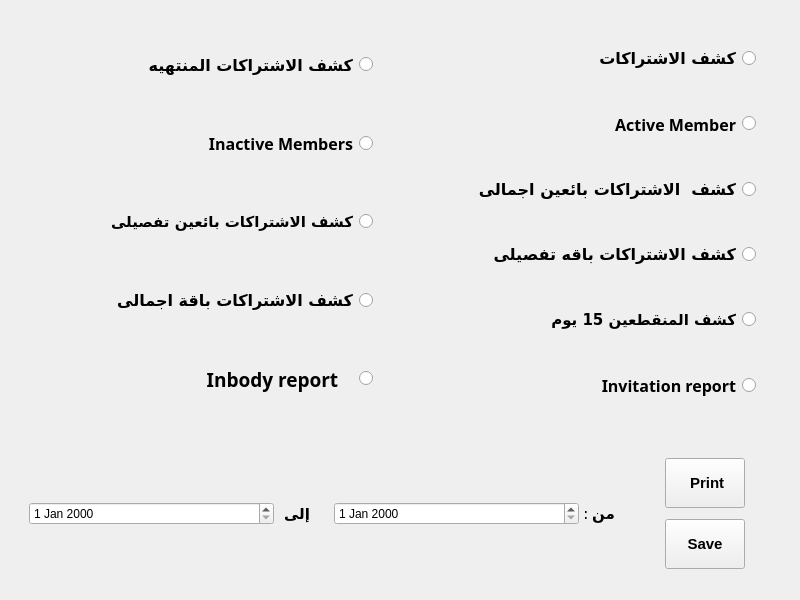
<?xml version="1.0" encoding="UTF-8"?>
<ui version="4.0">
 <class>sheets</class>
 <widget class="QWidget" name="sheets">
  <property name="geometry">
   <rect>
    <x>0</x>
    <y>0</y>
    <width>800</width>
    <height>600</height>
   </rect>
  </property>
  <property name="minimumSize">
   <size>
    <width>800</width>
    <height>600</height>
   </size>
  </property>
  <property name="maximumSize">
   <size>
    <width>800</width>
    <height>600</height>
   </size>
  </property>
  <property name="windowTitle">
   <string>Form</string>
  </property>
  <layout class="QVBoxLayout" name="verticalLayout">
   <item>
    <widget class="QWidget" name="widget" native="true">
     <layout class="QHBoxLayout" name="horizontalLayout">
      <item>
       <widget class="QWidget" name="widget_3" native="true">
        <layout class="QVBoxLayout" name="verticalLayout_2">
         <item>
          <widget class="QWidget" name="widget_5" native="true">
           <layout class="QHBoxLayout" name="horizontalLayout_2">
            <item>
             <widget class="QLabel" name="label">
              <property name="font">
               <font>
                <family>Sitka Small</family>
                <pointsize>12</pointsize>
                <bold>true</bold>
               </font>
              </property>
              <property name="text">
               <string>كشف الاشتراكات المنتهيه</string>
              </property>
             </widget>
            </item>
            <item>
             <widget class="QRadioButton" name="r7">
              <property name="minimumSize">
               <size>
                <width>19</width>
                <height>0</height>
               </size>
              </property>
              <property name="maximumSize">
               <size>
                <width>20</width>
                <height>16777215</height>
               </size>
              </property>
              <property name="text">
               <string/>
              </property>
             </widget>
            </item>
           </layout>
          </widget>
         </item>
         <item>
          <widget class="QWidget" name="widget_6" native="true">
           <layout class="QHBoxLayout" name="horizontalLayout_3">
            <item>
             <widget class="QLabel" name="label_2">
              <property name="font">
               <font>
                <family>Sitka Small</family>
                <pointsize>12</pointsize>
                <bold>true</bold>
               </font>
              </property>
              <property name="layoutDirection">
               <enum>Qt::LeftToRight</enum>
              </property>
              <property name="text">
               <string>Inactive Members</string>
              </property>
              <property name="alignment">
               <set>Qt::AlignRight|Qt::AlignTrailing|Qt::AlignVCenter</set>
              </property>
             </widget>
            </item>
            <item>
             <widget class="QRadioButton" name="r8">
              <property name="minimumSize">
               <size>
                <width>20</width>
                <height>0</height>
               </size>
              </property>
              <property name="maximumSize">
               <size>
                <width>20</width>
                <height>16777215</height>
               </size>
              </property>
              <property name="text">
               <string/>
              </property>
             </widget>
            </item>
           </layout>
          </widget>
         </item>
         <item>
          <widget class="QWidget" name="widget_7" native="true">
           <layout class="QHBoxLayout" name="horizontalLayout_4">
            <item>
             <widget class="QLabel" name="label_3">
              <property name="font">
               <font>
                <family>Sitka Small</family>
                <pointsize>11</pointsize>
                <bold>true</bold>
               </font>
              </property>
              <property name="text">
               <string>كشف الاشتراكات بائعين تفصيلى</string>
              </property>
             </widget>
            </item>
            <item>
             <widget class="QRadioButton" name="r9">
              <property name="minimumSize">
               <size>
                <width>20</width>
                <height>0</height>
               </size>
              </property>
              <property name="maximumSize">
               <size>
                <width>20</width>
                <height>16777215</height>
               </size>
              </property>
              <property name="text">
               <string/>
              </property>
             </widget>
            </item>
           </layout>
          </widget>
         </item>
         <item>
          <widget class="QWidget" name="widget_8" native="true">
           <layout class="QHBoxLayout" name="horizontalLayout_5">
            <item>
             <widget class="QLabel" name="label_4">
              <property name="font">
               <font>
                <family>Sitka Small</family>
                <pointsize>12</pointsize>
                <bold>true</bold>
               </font>
              </property>
              <property name="text">
               <string>كشف الاشتراكات باقة اجمالى</string>
              </property>
             </widget>
            </item>
            <item>
             <widget class="QRadioButton" name="r10">
              <property name="minimumSize">
               <size>
                <width>20</width>
                <height>0</height>
               </size>
              </property>
              <property name="maximumSize">
               <size>
                <width>20</width>
                <height>16777215</height>
               </size>
              </property>
              <property name="text">
               <string/>
              </property>
             </widget>
            </item>
           </layout>
          </widget>
         </item>
         <item>
          <widget class="QWidget" name="widget_9" native="true">
           <layout class="QHBoxLayout" name="horizontalLayout_6">
            <item>
             <widget class="QLabel" name="label_5">
              <property name="font">
               <font>
                <family>Sitka Small</family>
                <pointsize>14</pointsize>
                <bold>true</bold>
               </font>
              </property>
              <property name="styleSheet">
               <string notr="true">QLabel { 
	text-align:right;
}  </string>
              </property>
              <property name="text">
               <string>Inbody report   </string>
              </property>
              <property name="alignment">
               <set>Qt::AlignRight|Qt::AlignTrailing|Qt::AlignVCenter</set>
              </property>
             </widget>
            </item>
            <item>
             <widget class="QRadioButton" name="r11">
              <property name="minimumSize">
               <size>
                <width>20</width>
                <height>0</height>
               </size>
              </property>
              <property name="maximumSize">
               <size>
                <width>20</width>
                <height>16777215</height>
               </size>
              </property>
              <property name="text">
               <string/>
              </property>
             </widget>
            </item>
           </layout>
          </widget>
         </item>
        </layout>
       </widget>
      </item>
      <item>
       <widget class="QWidget" name="widget_4" native="true">
        <layout class="QVBoxLayout" name="verticalLayout_3">
         <item>
          <widget class="QWidget" name="widget_10" native="true">
           <layout class="QHBoxLayout" name="horizontalLayout_12">
            <item>
             <widget class="QLabel" name="label_11">
              <property name="font">
               <font>
                <family>Sitka Small</family>
                <pointsize>12</pointsize>
                <bold>true</bold>
               </font>
              </property>
              <property name="text">
               <string>كشف الاشتراكات</string>
              </property>
             </widget>
            </item>
            <item>
             <widget class="QRadioButton" name="r1">
              <property name="minimumSize">
               <size>
                <width>20</width>
                <height>0</height>
               </size>
              </property>
              <property name="maximumSize">
               <size>
                <width>20</width>
                <height>16777215</height>
               </size>
              </property>
              <property name="text">
               <string/>
              </property>
             </widget>
            </item>
           </layout>
          </widget>
         </item>
         <item>
          <widget class="QWidget" name="widget_11" native="true">
           <property name="font">
            <font>
             <pointsize>11</pointsize>
             <bold>true</bold>
            </font>
           </property>
           <layout class="QHBoxLayout" name="horizontalLayout_11">
            <item>
             <widget class="QLabel" name="label_10">
              <property name="font">
               <font>
                <family>Sitka Small</family>
                <pointsize>12</pointsize>
                <bold>true</bold>
               </font>
              </property>
              <property name="text">
               <string>Active Member</string>
              </property>
              <property name="alignment">
               <set>Qt::AlignRight|Qt::AlignTrailing|Qt::AlignVCenter</set>
              </property>
             </widget>
            </item>
            <item>
             <widget class="QRadioButton" name="r2">
              <property name="minimumSize">
               <size>
                <width>20</width>
                <height>0</height>
               </size>
              </property>
              <property name="maximumSize">
               <size>
                <width>20</width>
                <height>16777215</height>
               </size>
              </property>
              <property name="text">
               <string/>
              </property>
             </widget>
            </item>
           </layout>
          </widget>
         </item>
         <item>
          <widget class="QWidget" name="widget_12" native="true">
           <layout class="QHBoxLayout" name="horizontalLayout_10">
            <item>
             <widget class="QLabel" name="label_9">
              <property name="font">
               <font>
                <family>Sitka Small</family>
                <pointsize>12</pointsize>
                <bold>true</bold>
               </font>
              </property>
              <property name="text">
               <string>كشف  الاشتراكات بائعين اجمالى</string>
              </property>
             </widget>
            </item>
            <item>
             <widget class="QRadioButton" name="r3">
              <property name="minimumSize">
               <size>
                <width>20</width>
                <height>0</height>
               </size>
              </property>
              <property name="maximumSize">
               <size>
                <width>20</width>
                <height>16777215</height>
               </size>
              </property>
              <property name="text">
               <string/>
              </property>
             </widget>
            </item>
           </layout>
          </widget>
         </item>
         <item>
          <widget class="QWidget" name="widget_13" native="true">
           <layout class="QHBoxLayout" name="horizontalLayout_9">
            <item>
             <widget class="QLabel" name="label_8">
              <property name="font">
               <font>
                <family>Sitka Small</family>
                <pointsize>12</pointsize>
                <bold>true</bold>
               </font>
              </property>
              <property name="text">
               <string>كشف الاشتراكات باقه تفصيلى</string>
              </property>
             </widget>
            </item>
            <item>
             <widget class="QRadioButton" name="r4">
              <property name="minimumSize">
               <size>
                <width>20</width>
                <height>0</height>
               </size>
              </property>
              <property name="maximumSize">
               <size>
                <width>20</width>
                <height>16777215</height>
               </size>
              </property>
              <property name="text">
               <string/>
              </property>
             </widget>
            </item>
           </layout>
          </widget>
         </item>
         <item>
          <widget class="QWidget" name="widget_14" native="true">
           <property name="font">
            <font>
             <family>Sitka Small</family>
             <pointsize>12</pointsize>
            </font>
           </property>
           <layout class="QHBoxLayout" name="horizontalLayout_8">
            <item>
             <widget class="QLabel" name="label_7">
              <property name="font">
               <font>
                <family>Sitka Small</family>
                <pointsize>11</pointsize>
                <bold>true</bold>
               </font>
              </property>
              <property name="text">
               <string>كشف المنقطعين 15 يوم</string>
              </property>
             </widget>
            </item>
            <item>
             <widget class="QRadioButton" name="r5">
              <property name="minimumSize">
               <size>
                <width>20</width>
                <height>0</height>
               </size>
              </property>
              <property name="maximumSize">
               <size>
                <width>20</width>
                <height>16777215</height>
               </size>
              </property>
              <property name="text">
               <string/>
              </property>
             </widget>
            </item>
           </layout>
          </widget>
         </item>
         <item>
          <widget class="QWidget" name="widget_15" native="true">
           <layout class="QHBoxLayout" name="horizontalLayout_7">
            <item>
             <widget class="QLabel" name="label_6">
              <property name="font">
               <font>
                <family>Sitka Small</family>
                <pointsize>12</pointsize>
                <bold>true</bold>
               </font>
              </property>
              <property name="text">
               <string>Invitation report</string>
              </property>
              <property name="alignment">
               <set>Qt::AlignRight|Qt::AlignTrailing|Qt::AlignVCenter</set>
              </property>
             </widget>
            </item>
            <item>
             <widget class="QRadioButton" name="r6">
              <property name="maximumSize">
               <size>
                <width>20</width>
                <height>16777215</height>
               </size>
              </property>
              <property name="text">
               <string/>
              </property>
             </widget>
            </item>
           </layout>
          </widget>
         </item>
        </layout>
       </widget>
      </item>
     </layout>
    </widget>
   </item>
   <item>
    <widget class="QWidget" name="widget_2" native="true">
     <property name="minimumSize">
      <size>
       <width>0</width>
       <height>150</height>
      </size>
     </property>
     <property name="maximumSize">
      <size>
       <width>16777215</width>
       <height>150</height>
      </size>
     </property>
     <layout class="QHBoxLayout" name="horizontalLayout_13">
      <item>
       <widget class="QWidget" name="widget_16" native="true">
        <layout class="QHBoxLayout" name="horizontalLayout_14">
         <item>
          <widget class="QDateEdit" name="end"/>
         </item>
         <item>
          <widget class="QLabel" name="label_12">
           <property name="maximumSize">
            <size>
             <width>30</width>
             <height>16777215</height>
            </size>
           </property>
           <property name="font">
            <font>
             <pointsize>11</pointsize>
             <bold>true</bold>
            </font>
           </property>
           <property name="text">
            <string>إلى : </string>
           </property>
          </widget>
         </item>
        </layout>
       </widget>
      </item>
      <item>
       <widget class="QWidget" name="widget_17" native="true">
        <layout class="QHBoxLayout" name="horizontalLayout_15">
         <item>
          <widget class="QDateEdit" name="start"/>
         </item>
         <item>
          <widget class="QLabel" name="label_13">
           <property name="maximumSize">
            <size>
             <width>30</width>
             <height>16777215</height>
            </size>
           </property>
           <property name="font">
            <font>
             <pointsize>11</pointsize>
             <bold>true</bold>
            </font>
           </property>
           <property name="text">
            <string>من :</string>
           </property>
          </widget>
         </item>
        </layout>
       </widget>
      </item>
      <item>
       <widget class="QWidget" name="widget_18" native="true">
        <property name="maximumSize">
         <size>
          <width>150</width>
          <height>16777215</height>
         </size>
        </property>
        <layout class="QVBoxLayout" name="verticalLayout_4">
         <property name="leftMargin">
          <number>5</number>
         </property>
         <property name="topMargin">
          <number>5</number>
         </property>
         <property name="rightMargin">
          <number>5</number>
         </property>
         <property name="bottomMargin">
          <number>5</number>
         </property>
         <item alignment="Qt::AlignHCenter">
          <widget class="QPushButton" name="print">
           <property name="maximumSize">
            <size>
             <width>100</width>
             <height>50</height>
            </size>
           </property>
           <property name="font">
            <font>
             <pointsize>11</pointsize>
             <bold>true</bold>
            </font>
           </property>
           <property name="text">
            <string> Print</string>
           </property>
           <property name="icon">
            <iconset resource="images/images.qrc">
             <normaloff>:/login/printer.png</normaloff>:/login/printer.png</iconset>
           </property>
           <property name="iconSize">
            <size>
             <width>32</width>
             <height>32</height>
            </size>
           </property>
          </widget>
         </item>
         <item alignment="Qt::AlignHCenter">
          <widget class="QPushButton" name="save">
           <property name="maximumSize">
            <size>
             <width>100</width>
             <height>50</height>
            </size>
           </property>
           <property name="font">
            <font>
             <pointsize>11</pointsize>
             <bold>true</bold>
            </font>
           </property>
           <property name="text">
            <string> Save </string>
           </property>
           <property name="icon">
            <iconset resource="images/images.qrc">
             <normaloff>:/login/floppy-disk.png</normaloff>:/login/floppy-disk.png</iconset>
           </property>
           <property name="iconSize">
            <size>
             <width>32</width>
             <height>32</height>
            </size>
           </property>
          </widget>
         </item>
        </layout>
       </widget>
      </item>
     </layout>
    </widget>
   </item>
  </layout>
 </widget>
 <resources>
  <include location="images/images.qrc"/>
 </resources>
 <connections/>
</ui>
